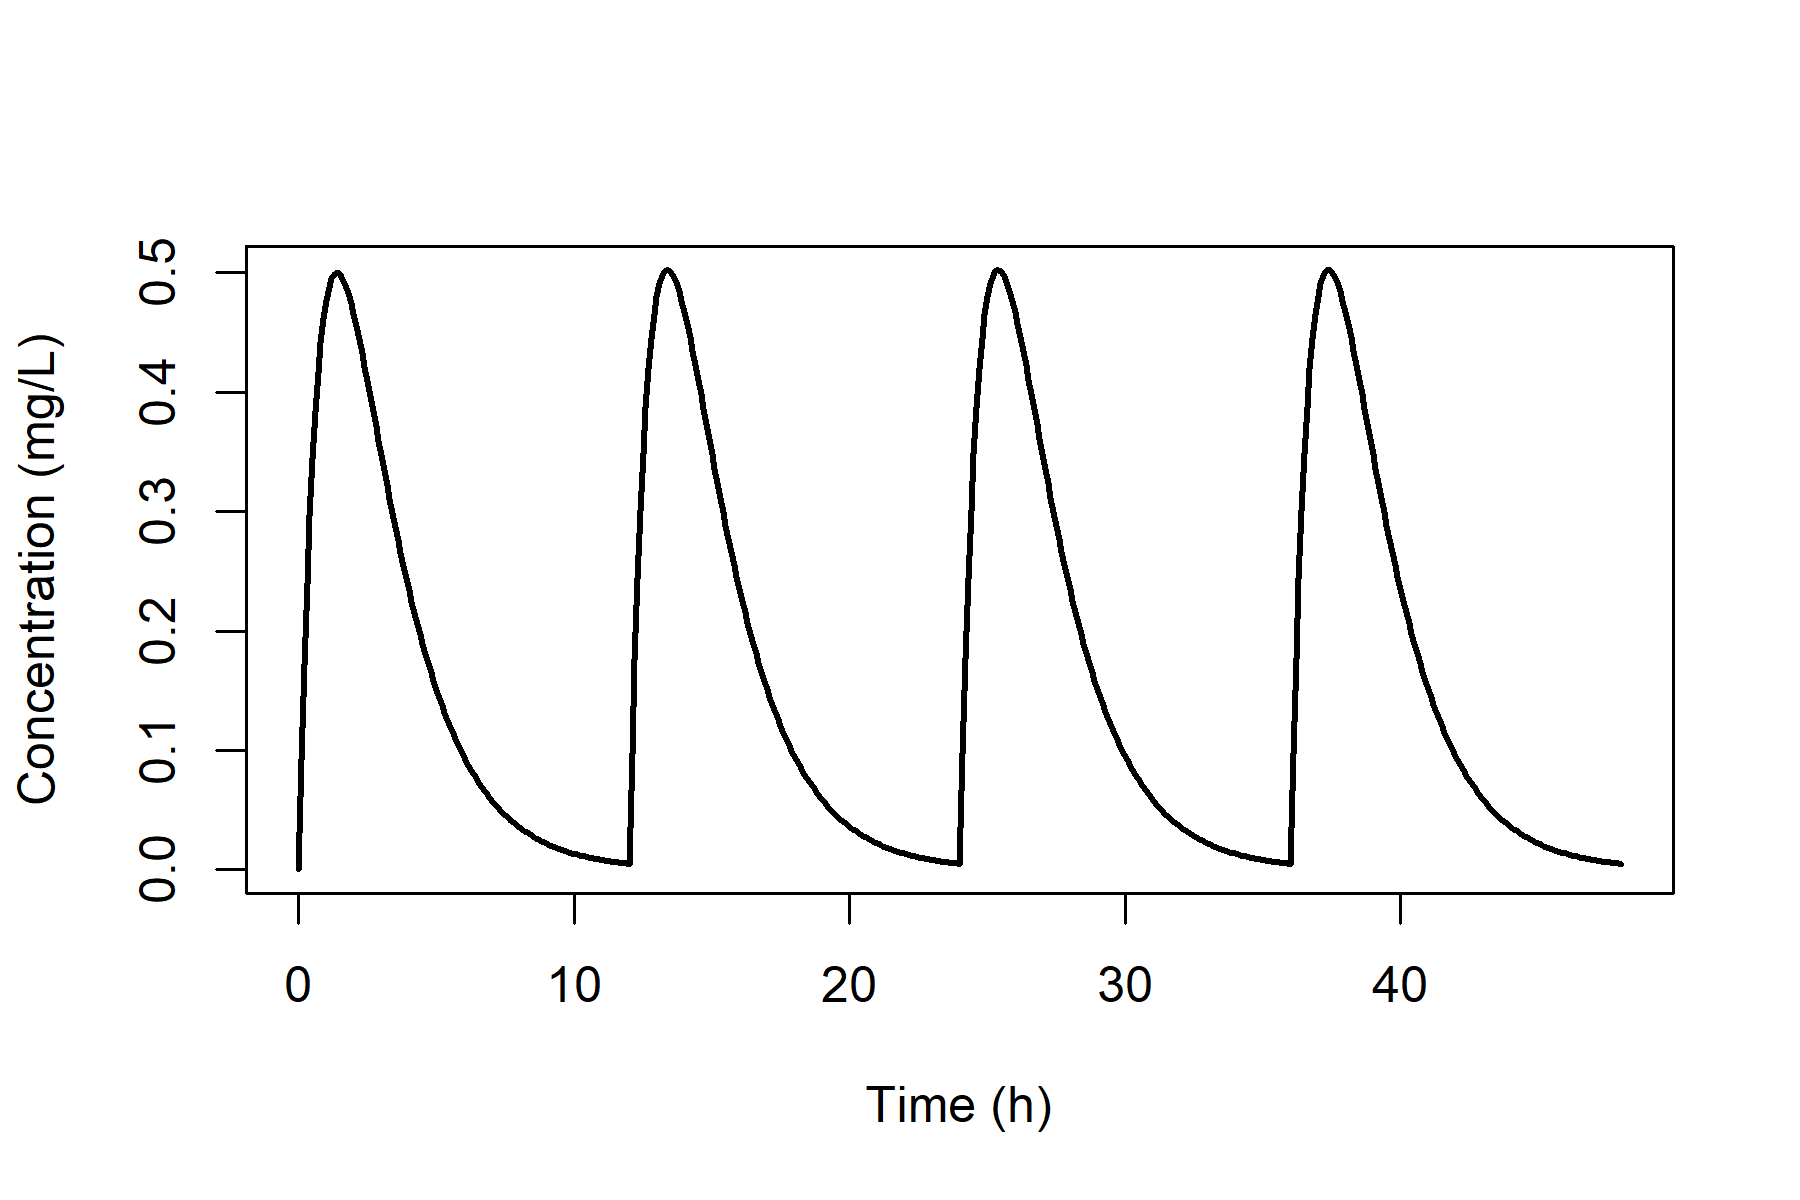

This figure's R source:
library(MCSimMod)

# Get the full name of the package directory that contains the example MCSim
# model specification file.
mod_path <- file.path(system.file(package = "MCSimMod"), "extdata")

# Create a model object using the example MCSim model specification file
# "pred_prey.model" included in the MCSimMod package.
pk1_mod_name <- file.path(mod_path, "pk1")
pk1_mod <- createModel(pk1_mod_name)

# Load the model.
pk1_mod$loadModel()

# Change the values of the model parameters from their default values.
pk1_mod$updateParms(c(A0_init = 0))

# Update the initial value(s) of the state variable(s) based on the updated
# parameter value(s).
pk1_mod$updateY0()

# Create an events data frame.
events_df <- data.frame(var = "A0", time = seq(from = 0, to = 48, by = 12),
                        value = 50, method = "add")

# Define output times for simulation.
times <- seq(from = 0, to = 48, by = 0.1)

# Run simulation.
out <- pk1_mod$runModel(times, events = list(data = events_df))

# Plot simulation results.
file_name = "PK1EventsSimulation.png"
png(file_name, units="in", width=6, height=4, res=300)
plot(out[, "time"], out[, "C"], type = "l", lty = 1, lwd = 2,
     xlab = "Time (h)", ylab = "Concentration (mg/L)")
dev.off()